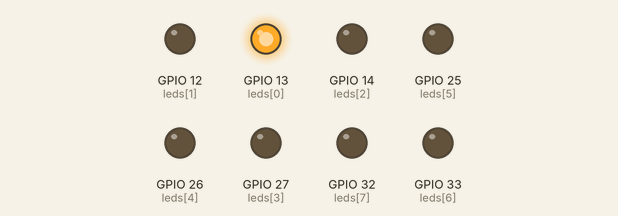
This sketch was run on a simulated ESP32. On the bench: output pins drawn as LEDs (lit = HIGH).

Above: at 0.1 s.
At 0.9 s:
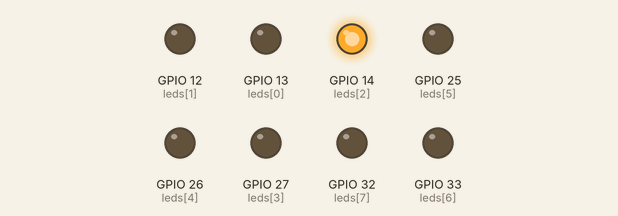
At 1.7 s:
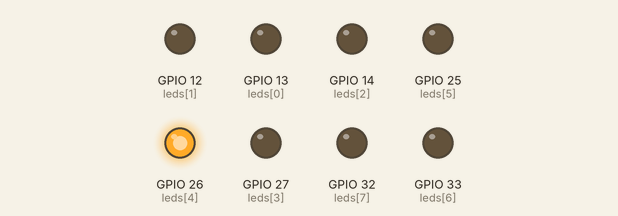
At 3.7 s:
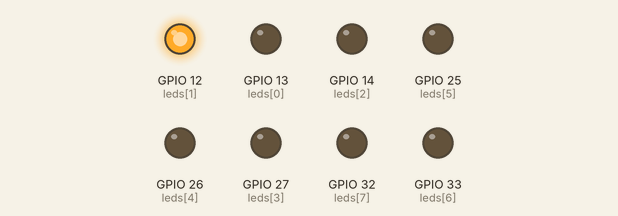
At 5.3 s:
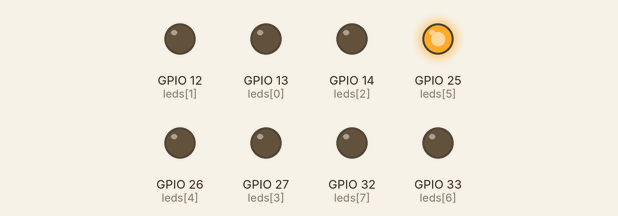
At 7.1 s:
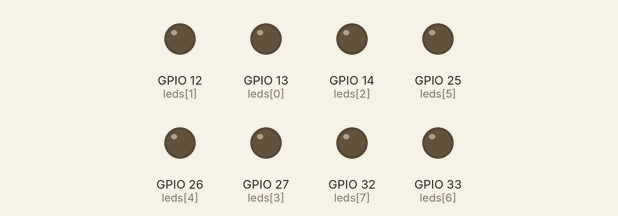
Timing chart, 0 to 7.4 s (numbered marks = the images above):
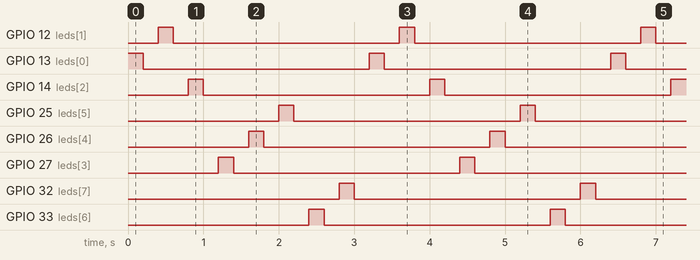

Measured:
- by itself, GPIO 12 (leds[1]), GPIO 13 (leds[0]), GPIO 14 (leds[2]), GPIO 25 (leds[5]), GPIO 26 (leds[4]), GPIO 27 (leds[3]), GPIO 32 (leds[7]), GPIO 33 (leds[6]): alternates HIGH for 0.20 s and LOW for 3.0 s
- by itself, everything shown: repeats every 3.2 s, in 16 steps

The sketch:

03_8_LED_Array_Chase.ino
```cpp
// ESP32 8 LEDs: arrays and loops
// Original LED pin order and 200 ms chase sequence are confirmed.
int leds[] = {13, 12, 14, 27, 26, 25, 33, 32};

void setup() {
  for (int i = 0; i < 8; i++) {
    pinMode(leds[i], OUTPUT);
  }
}

void loop() {
  for (int i = 0; i < 8; i++) {
    digitalWrite(leds[i], HIGH);
    delay(200);
    digitalWrite(leds[i], LOW);
    delay(200);
  }
}
```
